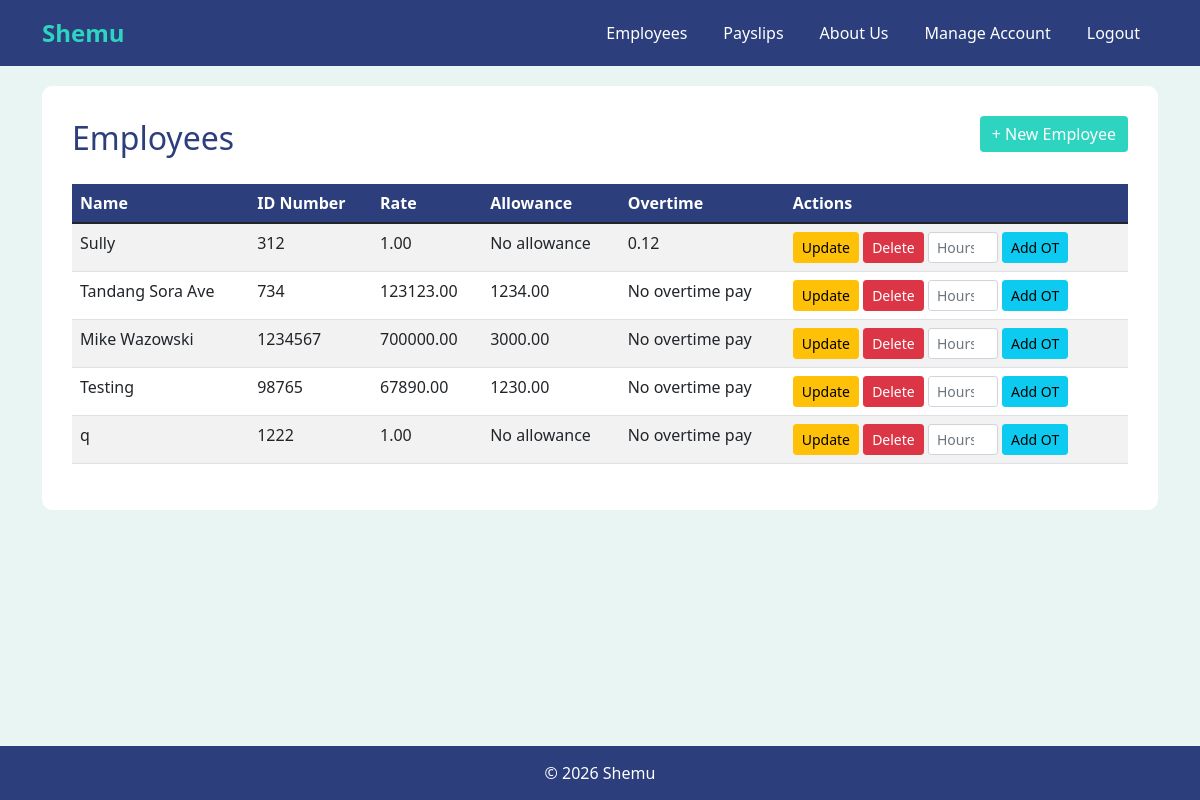
Before: /employees/2/ with the older database file.
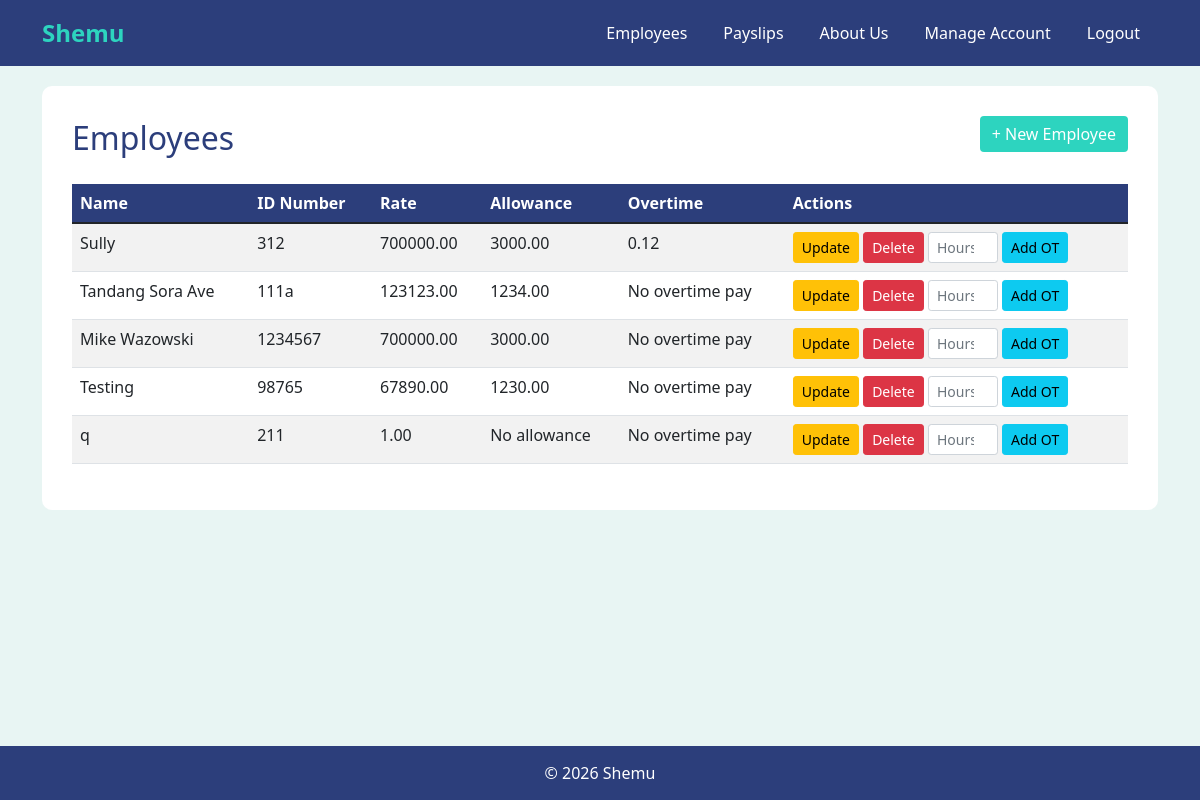
After: the same page with the newer database file.
### shemuapp/models.py (models this page shows, shortened)
class Employee(models.Model):
    name = models.CharField(max_length=300)
    id_number = models.CharField(max_length=300, unique=True)
    rate = models.DecimalField(max_digits=10, decimal_places=2)
    overtime_pay = models.DecimalField(max_digits=10, decimal_places=2,null=True, blank=True)
    allowance = models.DecimalField(max_digits=10, decimal_places=2, null=True, blank=True)
    def getOvertime(self):
        if not self.overtime_pay:
            message = "No overtime pay"
            return message
        else:
            return self.overtime_pay
    def getAllowance(self):
        if not self.allowance:
            message = "No allowance"
            return message
        else:
            return self.allowance

### shemuapp/views.py (the view)
# urls.py: path('', views.employees, name='employees'),
def employees(request, pk):
    account = get_object_or_404(Account, pk=pk)
    employees = Employee.objects.all()
    return render(request, 'employees.html', {'employees': employees, 'pk': pk, 'current_user': account.getUsername()})

### shemuapp/models.py (called while the page is built)
    def getUsername(self):
        return self.username

### shemuapp/templates/employees.html (shortened to what this page needs)
{% extends 'base.html' %}
{% block content %}
<div class="d-flex justify-content-between align-items-center mb-3">
    <h2>Employees</h2>
    <a href="{% url 'create_employee' pk=pk %}" class="btn btn-teal mb-3">+ New Employee</a>
</div>
<table class="table table-striped">
    <thead>
        <tr>
            <th>Name</th>
            <th>ID Number</th>
            <th>Rate</th>
            <th>Allowance</th>
            <th>Overtime</th>
            <th>Actions</th>
        </tr>
    </thead>
    <tbody>
        {% for employee in employees %}
        <tr>
            <td>{{ employee.name }}</td>
            <td>{{ employee.id_number }}</td>
            <td>{{ employee.rate }}</td>
            <td>{{ employee.getAllowance }}</td>
            <td>{{ employee.getOvertime }}</td>
            <td style="white-space: nowrap;">
                <form method="post" action="{% url 'update_employee' pk=pk %}" style="display:inline;">
                    <button type="submit" class="btn btn-warning btn-sm">Update</button>
                </form>
                <form method="post" action="{% url 'delete_employee' pk=pk %}" style="display:inline;">
                    <button type="submit" class="btn btn-danger btn-sm">Delete</button>
                </form>
                <form method="post" action="{% url 'add_overtime' pk=pk %}" style="display:inline;">
                    <input type="number" name="overtime_hours" step="0.01" placeholder="Hours" min="0" class="form-control form-control-sm" style="width:70px; display: inline-block; vertical-align: middle;" required>
                    <button type="submit" class="btn btn-info btn-sm">Add OT</button>
                </form>
            </td>
        </tr>
        {% empty %}
        <tr>
            <td colspan="6" class="text-center">No employees found</td>
        </tr>
        {% endfor %}
    </tbody>
</table>
{% endblock %}

Changed rows visible on the page:
changed Employee "Sully": rate "1.00" → "700000.00"; getAllowance "No allowance" → "3000.00"
changed Employee "Tandang Sora Ave": id_number "734" → "111a"
changed Employee "No allowance": id_number "1222" → "211"
